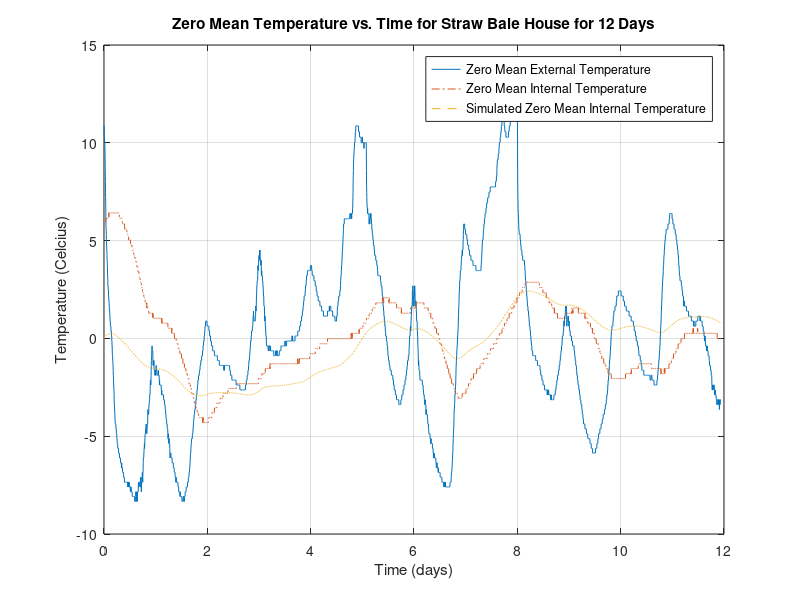

MATLAB code to generate this figure:
% Step 2
% Model Equation: T(s) = K / (τ*s + 1)
% Approximate the gain relationship between mean internal temperature and
% mean external temperature by assuming that K = 1 in your input output model

load temps;

% System Parameters
K = 2;
tau = 5*60*60*24; % 5 days

% System transfer function
sys = tf([K], [tau 1]);

% Array indices
idxStart = 1;
idxEnd = 5372;  % approx. 12 days

% Calculate zero means
DeltaExtTemp = ExtTemp(idxStart:idxEnd) - mean(ExtTemp(idxStart:idxEnd));
DeltaIntTemp = IntTemp(idxStart:idxEnd) - mean(IntTemp(idxStart:idxEnd));
DeltaIntTempSim = lsim(sys, DeltaExtTemp, t(idxStart:idxEnd));

% Plot the data
figure(5);
t = t(idxStart:idxEnd);
plot(t/60/60/24, DeltaExtTemp, '-', t/60/60/24, DeltaIntTemp, '-.', t/60/60/24, DeltaIntTempSim, '--');
ylabel('Temperature (Celcius)');
xlabel('Time (days)');
title('Zero Mean Temperature vs. Time for Straw Bale House for 12 Days');
legend('Zero Mean External Temperature', 'Zero Mean Internal Temperature', 'Simulated Zero Mean Internal Temperature');
grid on;